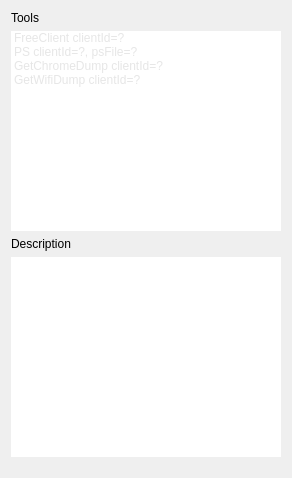
                   <widget class="QWidget" name="scrollAreaWidgetContents_2">
                    <property name="geometry">
                     <rect>
                      <x>0</x>
                      <y>0</y>
                      <width>292</width>
                      <height>478</height>
                     </rect>
                    </property>
                    <layout class="QGridLayout" name="gridLayout_2">
                     <item row="3" column="0">
                      <widget class="QPlainTextEdit" name="plainTextEdit_description">
                       <property name="minimumSize">
                        <size>
                         <width>0</width>
                         <height>200</height>
                        </size>
                       </property>
                       <property name="maximumSize">
                        <size>
                         <width>16777215</width>
                         <height>200</height>
                        </size>
                       </property>
                       <property name="frameShape">
                        <enum>QFrame::NoFrame</enum>
                       </property>
                       <property name="frameShadow">
                        <enum>QFrame::Plain</enum>
                       </property>
                      </widget>
                     </item>
                     <item row="1" column="0">
                      <widget class="QListWidget" name="listWidget_tools">
                       <property name="minimumSize">
                        <size>
                         <width>0</width>
                         <height>200</height>
                        </size>
                       </property>
                       <property name="maximumSize">
                        <size>
                         <width>16777215</width>
                         <height>200</height>
                        </size>
                       </property>
                       <property name="styleSheet">
                        <string notr="true">color: rgb(230, 230, 230);
font: 11pt &quot;Roboto&quot;;</string>
                       </property>
                       <property name="frameShape">
                        <enum>QFrame::NoFrame</enum>
                       </property>
                       <property name="frameShadow">
                        <enum>QFrame::Plain</enum>
                       </property>
                       <property name="flow">
                        <enum>QListView::TopToBottom</enum>
                       </property>
                       <property name="isWrapping" stdset="0">
                        <bool>false</bool>
                       </property>
                       <property name="resizeMode">
                        <enum>QListView::Fixed</enum>
                       </property>
                       <property name="layoutMode">
                        <enum>QListView::SinglePass</enum>
                       </property>
                       <property name="spacing">
                        <number>2</number>
                       </property>
                       <item>
                        <property name="text">
                         <string>FreeClient clientId=?</string>
                        </property>
                       </item>
                       <item>
                        <property name="text">
                         <string>PS clientId=?, psFile=?</string>
                        </property>
                       </item>
                       <item>
                        <property name="text">
                         <string>GetChromeDump clientId=?</string>
                        </property>
                       </item>
                       <item>
                        <property name="text">
                         <string>GetWifiDump clientId=?</string>
                        </property>
                       </item>
                      </widget>
                     </item>
                     <item row="5" column="0">
                      <spacer name="verticalSpacer_2">
                       <property name="orientation">
                        <enum>Qt::Vertical</enum>
                       </property>
                       <property name="sizeHint" stdset="0">
                        <size>
                         <width>20</width>
                         <height>40</height>
                        </size>
                       </property>
                      </spacer>
                     </item>
                     <item row="0" column="0">
                      <widget class="QLabel" name="label_12">
                       <property name="maximumSize">
                        <size>
                         <width>16777215</width>
                         <height>20</height>
                        </size>
                       </property>
                       <property name="styleSheet">
                        <string notr="true"/>
                       </property>
                       <property name="text">
                        <string>Tools</string>
                       </property>
                      </widget>
                     </item>
                     <item row="2" column="0">
                      <widget class="QLabel" name="label_14">
                       <property name="maximumSize">
                        <size>
                         <width>16777215</width>
                         <height>20</height>
                        </size>
                       </property>
                       <property name="styleSheet">
                        <string notr="true"/>
                       </property>
                       <property name="text">
                        <string>Description</string>
                       </property>
                      </widget>
                     </item>
                    </layout>
                   </widget>
